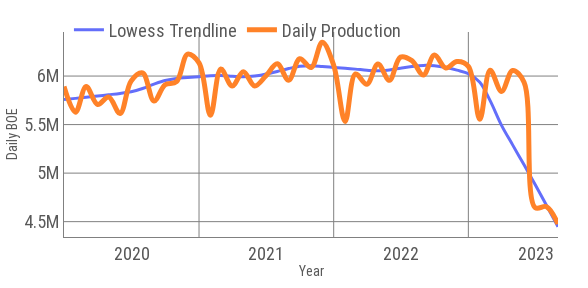

This figure's notebook cell:
### Markdown cell above
Lowess

### Code cell
name = '262\_BOE_Production__04_06_24(_BOE_(BBL)_).csv'
df = pd.read_csv(name)
df['BOE (BBL)'] = df['BOE (BBL)']/30
df["BOE Production"] = pd.to_datetime(df["BOE Production"], format="%Y-%m-%d")

name = '262\_Gas_Production__04_09_24(_Gas_(BBL)_).csv'
df_gas = pd.read_csv(name)
df_gas["Gas Production"] = pd.to_datetime(df_gas["Gas Production"], format="%Y-%m")


cond1 = df["BOE Production"] >= pd.Timestamp(2020,1,1)
df = df.loc[cond1, ]
df['year'] = [x.year for x in df['BOE Production']]
df['month'] = [x.month for x in df['BOE Production']]

fig = go.Figure()

performance_line = pd.DataFrame(sm.nonparametric.lowess(df["BOE (BBL)"], df['BOE Production'].values.astype(float), frac=0.3))
fig.add_trace(
    go.Scatter(
        x=pd.to_datetime(performance_line[0]),
        y=performance_line[1],
        mode='lines',
        name='Lowess Trendline',
        line_shape='spline',
        line=dict(
            width=3,
        ),
    )
)

fig.add_trace(
    go.Scatter(
        x=df["BOE Production"], 
        y=df["BOE (BBL)"],
        mode='lines',
        name='Daily Production',
        line_shape='spline',
        line=dict(
            width=5,
            color='rgba(255,130,40,1)'
        ),
        
    )
)



fig.update_layout(
    font=dict(
        family="Roboto Condensed",
        size=18,
        color="#595959"
    ),
    plot_bgcolor='rgba(0, 0, 0, 0)',
    paper_bgcolor='rgba(0,0,0,0)',
    margin=dict(t=30, r=30, l=30, b=30),
    width=588, height=288,
    legend=dict( 
        orientation="h",
        yanchor="top",
        y=1.1,
        xanchor="left",
        x=0.01
    ),
    xaxis_title="Year",
    yaxis_title="Daily BOE"
)

lineColor = 'gray'
fig.update_xaxes(
    tickformat="%Y",
    ticklabelmode="period", title_font=dict(size=14), title_standoff=3,
    showline=True, linewidth=1, linecolor=lineColor, gridcolor='gray')
fig.update_yaxes(title_font=dict(size=14), title_standoff=3,
                 showline=True, linewidth=1, linecolor=lineColor, gridcolor='gray')

#fig.data[1].name = 'Trendline'
#fig.data[1].showlegend = True

fig.update_traces(visible=False, selector=dict(mode="markers"))

fig.write_image("fig1.png", scale=4, width=980, height=720)
fig.show()

### Figure 1 — Plotly figure (JSON) as saved in the notebook; plotly's stock layout.template omitted (floating-point values rounded to 4 significant figures)
{"data": [{"line": {"shape": "spline", "width": 3}, "mode": "lines", "name": "Lowess Trendline", "type": "scatter", "x": ["2020-01-01T00:00:00", "2020-02-01T00:00:00", "2020-03-01T00:00:00", "2020-04-01T00:00:00", "2020-05-01T00:00:00", "2020-06-01T00:00:00", "2020-07-01T00:00:00", "2020-08-01T00:00:00", "2020-09-01T00:00:00", "2020-10-01T00:00:00", "2020-11-01T00:00:00", "2020-12-01T00:00:00", "2021-01-01T00:00:00", "2021-02-01T00:00:00", "2021-03-01T00:00:00", "2021-04-01T00:00:00", "2021-05-01T00:00:00", "2021-06-01T00:00:00", "2021-07-01T00:00:00", "2021-08-01T00:00:00", "2021-09-01T00:00:00", "2021-10-01T00:00:00", "2021-11-01T00:00:00", "2021-12-01T00:00:00", "2022-01-01T00:00:00", "2022-02-01T00:00:00", "2022-03-01T00:00:00", "2022-04-01T00:00:00", "2022-05-01T00:00:00", "2022-06-01T00:00:00", "2022-07-01T00:00:00", "2022-08-01T00:00:00", "2022-09-01T00:00:00", "2022-10-01T00:00:00", "2022-11-01T00:00:00", "2022-12-01T00:00:00", "2023-01-01T00:00:00", "2023-02-01T00:00:00", "2023-03-01T00:00:00", "2023-04-01T00:00:00", "2023-05-01T00:00:00", "2023-06-01T00:00:00", "2023-07-01T00:00:00", "2023-08-01T00:00:00", "2023-09-01T00:00:00"], "y": [5759000.0, 5770000.0, 5781000.0, 5794000.0, 5807000.0, 5821000.0, 5838000.0, 5872000.0, 5916000.0, 5954000.0, 5976000.0, 5984000.0, 5994000.0, 6003000.0, 6005000.0, 5998000.0, 5992000.0, 6000000.0, 6020000.0, 6048000.0, 6077000.0, 6101000.0, 6106000.0, 6099000.0, 6089000.0, 6080000.0, 6071000.0, 6060000.0, 6054000.0, 6063000.0, 6081000.0, 6099000.0, 6110000.0, 6107000.0, 6089000.0, 6061000.0, 6025000.0, 5936000.0, 5747000.0, 5493000.0, 5291000.0, 5085000.0, 4882000.0, 4666000.0, 4447000.0]}, {"line": {"color": "rgba(255,130,40,1)", "shape": "spline", "width": 5}, "mode": "lines", "name": "Daily Production", "type": "scatter", "x": ["2020-01-01T00:00:00", "2020-02-01T00:00:00", "2020-03-01T00:00:00", "2020-04-01T00:00:00", "2020-05-01T00:00:00", "2020-06-01T00:00:00", "2020-07-01T00:00:00", "2020-08-01T00:00:00", "2020-09-01T00:00:00", "2020-10-01T00:00:00", "2020-11-01T00:00:00", "2020-12-01T00:00:00", "2021-01-01T00:00:00", "2021-02-01T00:00:00", "2021-03-01T00:00:00", "2021-04-01T00:00:00", "2021-05-01T00:00:00", "2021-06-01T00:00:00", "2021-07-01T00:00:00", "2021-08-01T00:00:00", "2021-09-01T00:00:00", "2021-10-01T00:00:00", "2021-11-01T00:00:00", "2021-12-01T00:00:00", "2022-01-01T00:00:00", "2022-02-01T00:00:00", "2022-03-01T00:00:00", "2022-04-01T00:00:00", "2022-05-01T00:00:00", "2022-06-01T00:00:00", "2022-07-01T00:00:00", "2022-08-01T00:00:00", "2022-09-01T00:00:00", "2022-10-01T00:00:00", "2022-11-01T00:00:00", "2022-12-01T00:00:00", "2023-01-01T00:00:00", "2023-02-01T00:00:00", "2023-03-01T00:00:00", "2023-04-01T00:00:00", "2023-05-01T00:00:00", "2023-06-01T00:00:00", "2023-07-01T00:00:00", "2023-08-01T00:00:00", "2023-09-01T00:00:00"], "y": [5892000.0, 5628000.0, 5892000.0, 5707000.0, 5785000.0, 5613000.0, 5950000.0, 6032000.0, 5742000.0, 5910000.0, 5941000.0, 6226000.0, 6137000.0, 5596000.0, 6072000.0, 5898000.0, 6045000.0, 5898000.0, 6000000.0, 6127000.0, 5956000.0, 6178000.0, 6088000.0, 6348000.0, 6111000.0, 5533000.0, 6022000.0, 5916000.0, 6124000.0, 5956000.0, 6195000.0, 6159000.0, 6012000.0, 6216000.0, 6083000.0, 6149000.0, 6100000.0, 5556000.0, 6061000.0, 5842000.0, 6058000.0, 5937000.0, 4645000.0, 4654000.0, 4476000.0]}], "layout": {"font": {"color": "#595959", "family": "Roboto Condensed", "size": 18}, "height": 288, "legend": {"orientation": "h", "x": 0.01, "xanchor": "left", "y": 1.1, "yanchor": "top"}, "margin": {"b": 30, "l": 30, "r": 30, "t": 30}, "paper_bgcolor": "rgba(0,0,0,0)", "plot_bgcolor": "rgba(0, 0, 0, 0)", "width": 588, "xaxis": {"gridcolor": "gray", "linecolor": "gray", "linewidth": 1, "showline": true, "tickformat": "%Y", "ticklabelmode": "period", "title": {"font": {"size": 14}, "standoff": 3, "text": "Year"}}, "yaxis": {"gridcolor": "gray", "linecolor": "gray", "linewidth": 1, "showline": true, "title": {"font": {"size": 14}, "standoff": 3, "text": "Daily BOE"}}}}
